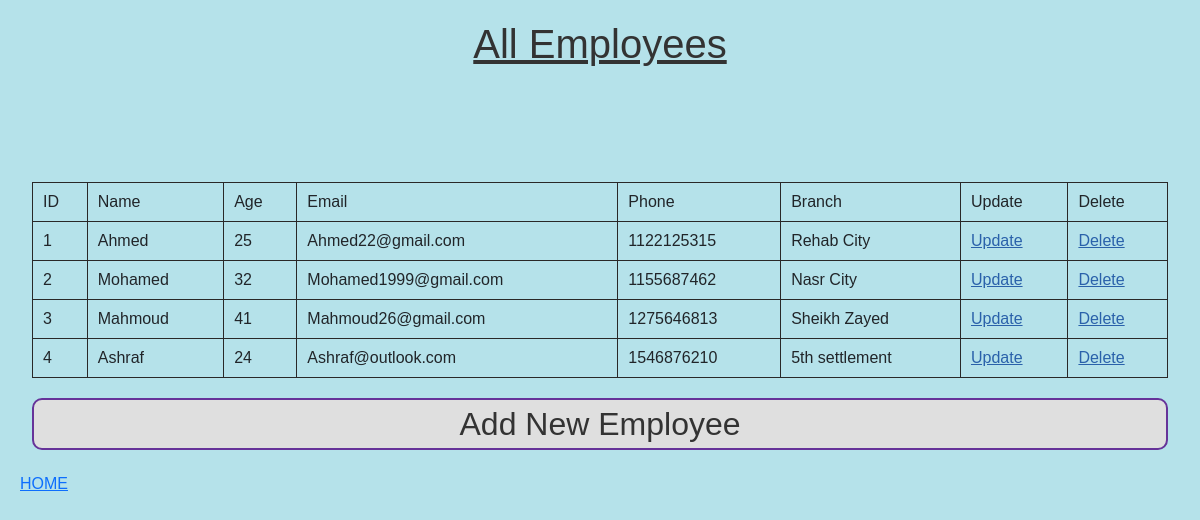
/employees/, run on the app's committed database.
### Employees/models.py (models this page shows, shortened)
class Employee(models.Model):
    name = models.CharField(max_length=50)
    age = models.IntegerField(blank=True, null=True)
    email = models.EmailField(blank=True, null=True)
    phone = models.IntegerField(blank=True, null=True)
    currentBranch = models.ForeignKey("Branches.Branch", null=True,on_delete=models.SET_NULL)

### Branches/models.py (models this page shows)
class Branch(models.Model):
    name = models.CharField(max_length=50)
    buildingNumber = models.IntegerField(blank=True, null=True)
    street = models.CharField(max_length=50)
    area = models.CharField(max_length=50)
    city = models.CharField(max_length=50)
    country = models.CharField(max_length=50)
    manager = models.ForeignKey("Employees.Employee", on_delete=models.CASCADE, blank=True, null=True)
    def __str__(self):
        return self.name

### Employees/views.py (the view)
# urls.py: path('', Read_view),
def Read_view(request):
    context = {}
    context["data"] = Employee.objects.all()
    return render(request, 'EmployeeRead.html', context)

### templates/EmployeeRead.html (shortened to what this page needs)
<html lang="en">
<head>
    {% load static %}
    <link rel="stylesheet" href="{% static 'bootstrap.css'%}">
    <link rel="stylesheet" href="{% static 'main.css' %}">
</head>
<body>
    <div class="container-fluid">
        <h1>All Employees</h1>
        <table>
            <tr>
                <td>ID</td>
                <td>Name</td>
                <td>Age</td>
                <td>Email</td>
                <td>Phone</td>
                <td>Branch</td>
                <td>Update</td>
                <td>Delete</td>
            </tr>
            {% for row in data %}
            <tr>
                <td>{{row.id}}</td>
                <td>{{row.name}}</td>
                <td>{{row.age}}</td>
                <td>{{row.email}}</td>
                <td>{{row.phone}}</td>
                <td>{{row.currentBranch}}</td>
                <td><a href="update/{{row.id}}/">Update</a></td>
                <td><a href="delete/{{row.id}}/">Delete</a></td>
            </tr>
            {% endfor %}
        </table>
        <div class="row">
            <div class="col-12">
                <div class="database-select">
                    <a href="create/">Add New Employee</a>
                </div>
            </div>
        </div>
    </div>
    <a href="/">HOME</a>
</body>

### templates/static/main.css (style rules this page uses)
body { font-family: Arial, sans-serif; margin: 20px; background-color: rgb(181, 226, 234); }
h1 { color: #333; text-align: center; text-decoration: underline; margin-bottom: 10%; }
table { width: 100%; border-collapse: collapse; margin-bottom: 20px; }
th, td { padding: 10px; text-align: left; border: 1px solid #292828; }
.entity_box, .database-select { color: #333; border-radius: 10px; border: 2px solid rebeccapurple; text-align: center; font-size: xx-large; margin-bottom: 2%; background-color: #dfdfdf; width: 100%; }
.entity_box a, .database-select a { color: #333; text-decoration: none; }
table a { color: rgb(42, 97, 170); }

### data on the page
Employee: id "1", name "Ahmed", age "25", email "Ahmed22@gmail.com", phone "1122125315", currentBranch "Rehab City"
Employee: id "2", name "Mohamed", age "32", email "Mohamed1999@gmail.com", phone "1155687462", currentBranch "Nasr City"
Employee: id "3", name "Mahmoud", age "41", email "Mahmoud26@gmail.com", phone "1275646813", currentBranch "Sheikh Zayed"
Employee: id "4", name "Ashraf", age "24", email "Ashraf@outlook.com", phone "1546876210", currentBranch "5th settlement"
